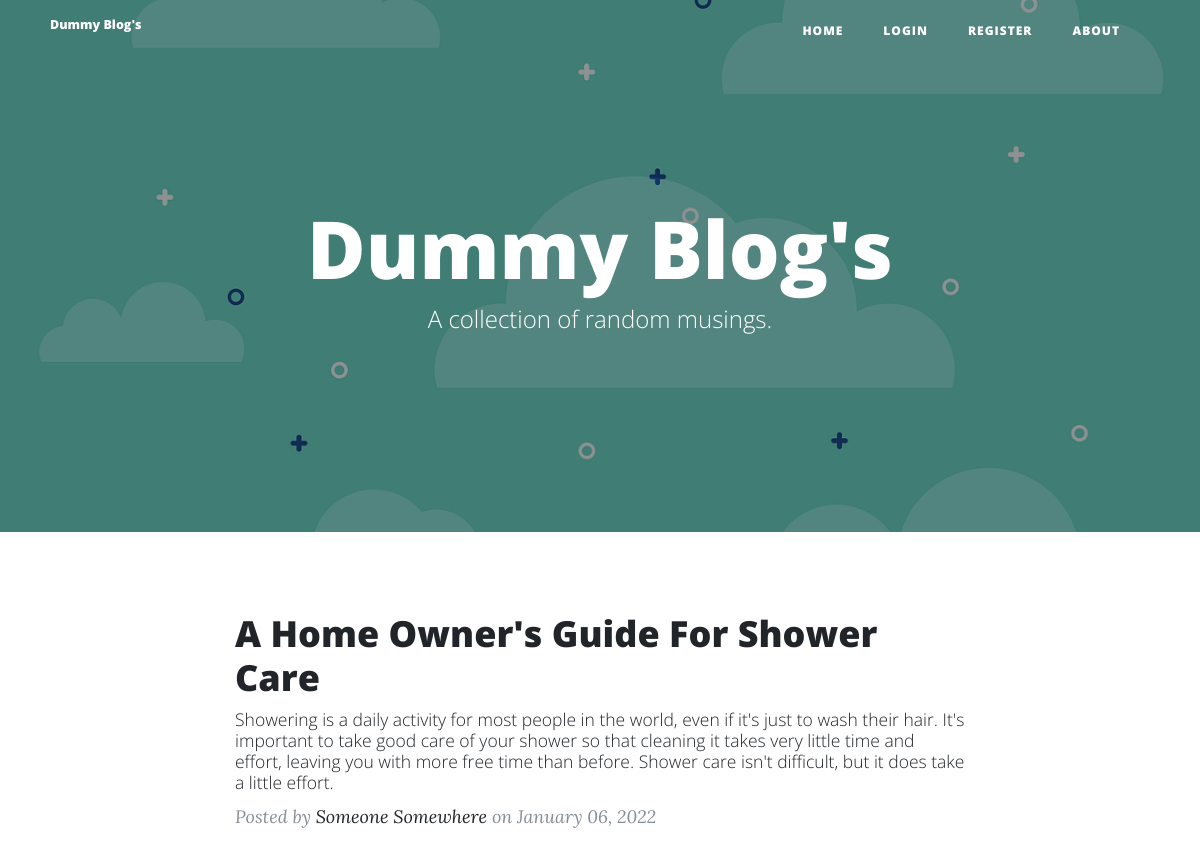
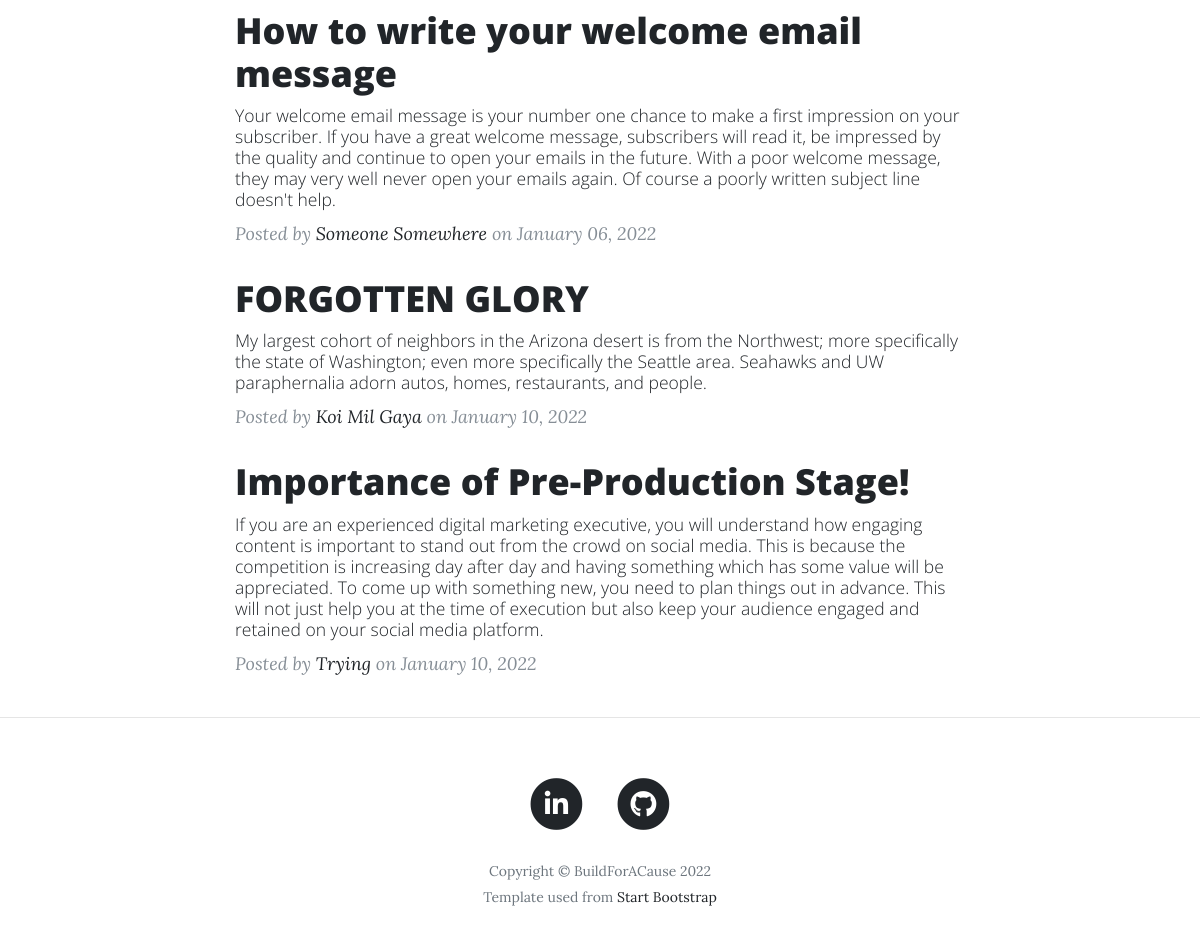
The page / on the database its author committed (2 pictures, top to bottom).
### main.py (models this page shows)
class BlogPost(db.Model):
    __tablename__ = "blog_posts"
    id = db.Column(db.Integer, primary_key=True)
    author_id = db.Column(db.Integer, db.ForeignKey("users.id"))
    author = relationship("User", back_populates="posts")
    title = db.Column(db.String(250), unique=True, nullable=False)
    subtitle = db.Column(db.String(250), nullable=False)
    date = db.Column(db.String(250), nullable=False)
    body = db.Column(db.Text, nullable=False)
    img_url = db.Column(db.String(250), nullable=False)
    comments = relationship("Comment", back_populates="parent_post")
    likes = db.Column(db.Integer, default=0)

class User(UserMixin, db.Model):
    __tablename__ = "users"
    id = db.Column(db.Integer, primary_key=True)
    email = db.Column(db.String(100), unique=True)
    password = db.Column(db.String(100))
    name = db.Column(db.String(100))
    posts = relationship("BlogPost", back_populates="author")
    comments = relationship("Comment", back_populates="comment_author")
    count = db.Column(db.Integer, default=0)

### main.py (the view)
@app.route('/')
def get_all_posts():
    posts = BlogPost.query.all()
    return render_template("index.html", all_posts=posts, current_user=current_user)

### templates/index.html (shortened to what this page needs)
{% extends 'bootstrap/base.html' %}
{% block styles %}
{{super()}}
{% endblock %}
{% block content %}
{% include "header.html" %}
  <header class="masthead" style="background-image: url({{ url_for('static', filename='img/blue-bg.png') }})">
    <div class="overlay"></div>
    <div class="container">
      <div class="row">
        <div class="col-lg-8 col-md-10 mx-auto">
          <div class="site-heading">
            <h1>Dummy Blog's</h1>
            <span class="subheading">A collection of random musings.</span>
          </div>
        </div>
      </div>
    </div>
  </header>
  <div class="container">
    <div class="row">
      <div class="col-lg-8 col-md-10 mx-auto">
        {% for post in all_posts %}
        <div class="post-preview">
          <a href="{{ url_for('show_post', post_id=post.id) }}">
            <h2 class="post-title">
              {{post.title}}
            </h2>
            <h3 class="post-subtitle">
              {{post.subtitle}}
            </h3>
          </a>
          <p class="post-meta">Posted by
            <a href="{{ url_for('userposts', author_id=post.author.id) }}">{{post.author.name}}</a>
            on {{post.date}}
          </p>
        </div>
        {% endfor %}
      </div>
    </div>
  </div>
  <hr>
{% include "footer.html" %}
{% endblock %}

### templates/header.html (shortened to what this page needs)
<!DOCTYPE html>
<html lang="en">
<head>
  <link href="{{ url_for('static', filename='vendor/bootstrap/css/bootstrap.min.css') }}" rel="stylesheet">
  <link href="{{ url_for('static', filename='vendor/fontawesome-free/css/all.min.css')}}" rel="stylesheet" type="text/css">
  <link href="{{ url_for('static', filename='css/clean-blog.min.css')}}" rel="stylesheet">
</head>
<body>
  <nav class="navbar navbar-expand-lg navbar-light fixed-top" id="mainNav">
    <div class="container">
      <a class="navbar-brand" href="{{url_for('get_all_posts')}}">Dummy Blog's</a>
      <div class="collapse navbar-collapse" id="navbarResponsive">
        <ul class="navbar-nav ml-auto">
          <li class="nav-item">
            <a class="nav-link" href="{{ url_for('get_all_posts') }}">Home</a>
          </li>
        {% if not current_user.is_authenticated %}
          <li class="nav-item">
            <a class="nav-link" href="{{ url_for('login') }}">Login</a>
          </li>
          <li class="nav-item">
            <a class="nav-link" href="{{ url_for('register') }}">Register</a>
          </li>
        {% endif %}
          <li class="nav-item">
            <a class="nav-link" href="{{ url_for('about') }}">About</a>
          </li>
        </ul>
      </div>
    </div>
  </nav>

### templates/footer.html (shortened to what this page needs)
  <footer>
    <div class="container">
      <div class="row">
        <div class="col-lg-8 col-md-10 mx-auto">
          <ul class="list-inline text-center">
            <li class="list-inline-item">
              <a href="https://www.linkedin.com/in/harmit-saini-09b818211/" target="_blank">
                <span class="fa-stack fa-lg">
                  <i class="fas fa-circle fa-stack-2x"></i>
                  <i class="fab fa-linkedin-in fa-stack-1x fa-inverse"></i>
                </span>
              </a>
            </li>
            <li class="list-inline-item">
              <a href="https://github.com/buildforacause" target="_blank">
                <span class="fa-stack fa-lg">
                  <i class="fas fa-circle fa-stack-2x"></i>
                  <i class="fab fa-github fa-stack-1x fa-inverse"></i>
                </span>
              </a>
            </li>
          </ul>
          <p class="copyright text-muted">Copyright &copy; BuildForACause <span id="year"></span></p>
          <p style="margin: 5px 0" class="copyright text-muted">Template used from <a style="text-decoration: none;" href="https://startbootstrap.com/" >Start Bootstrap</a></p>
        </div>
      </div>
    </div>
  </footer>
</body>
</html>

### rows shown on the page
BlogPost: title "A Home Owner's Guide For Shower Care", subtitle "Showering is a daily activity for most people in the world, even if it's just to wash their hair. It's important to take good care of your shower so that cleaning it takes very little time and effort, leaving you with more free time than before. Shower care isn't difficult, but it does take a little effort.", author.name "Someone Somewhere", date "January 06, 2022"
BlogPost: title "How to write your welcome email message", subtitle "Your welcome email message is your number one chance to make a first impression on your subscriber. If you have a great welcome message, subscribers will read it, be impressed by the quality and continue to open your emails in the future. With a poor welcome message, they may very well never open your emails again. Of course a poorly written subject line doesn't help.", author.name "Someone Somewhere", date "January 06, 2022"
BlogPost: title "FORGOTTEN GLORY", subtitle "My largest cohort of neighbors in the Arizona desert is from the Northwest; more specifically the state of Washington; even more specifically the Seattle area. Seahawks and UW paraphernalia adorn autos, homes, restaurants, and people.", author.name "Koi Mil Gaya", date "January 10, 2022"
BlogPost: title "Importance of Pre-Production Stage!", subtitle "If you are an experienced digital marketing executive, you will understand how engaging content is important to stand out from the crowd on social media. This is because the competition is increasing day after day and having something which has some value will be appreciated. To come up with something new, you need to plan things out in advance. This will not just help you at the time of execution but also keep your audience engaged and retained on your social media platform.", author.name "Trying", date "January 10, 2022"
